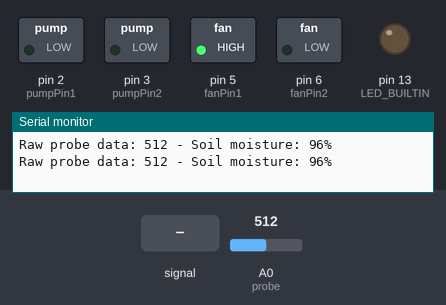
A sketch run on a simulated Arduino Uno, built with avr-gcc and run on an emulated ATmega328P. Shown: switched loads named in the sketch (green lamp = pin HIGH), output pins drawn as LEDs (lit = HIGH), the last lines printed to the serial monitor. The test bench sets the inputs (shaded band); at power-on: A0 (probe) = 512.

Above: at 1.2 s.
1.3 s: A0 (probe) fed a 200 Hz sine of ±460 counts around its level
At 3.5 s:
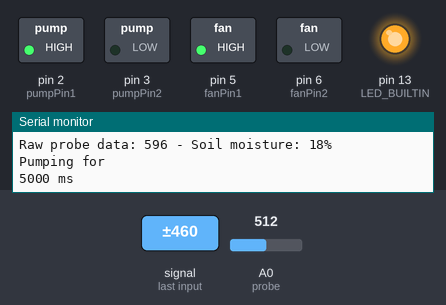
Timing chart, 0 to 9.5 s (numbered marks = the images above; inputs shaded):
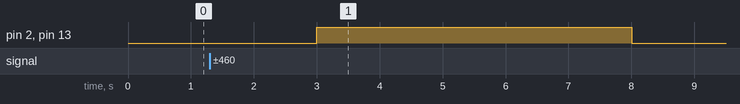

The sketch:

Watering.ino
```cpp
/*


  ██╗    ██╗ █████╗ ████████╗███████╗██████╗ ██╗███╗   ██╗ ██████╗
  ██║    ██║██╔══██╗╚══██╔══╝██╔════╝██╔══██╗██║████╗  ██║██╔════╝
  ██║ █╗ ██║███████║   ██║   █████╗  ██████╔╝██║██╔██╗ ██║██║  ███╗
  ██║███╗██║██╔══██║   ██║   ██╔══╝  ██╔══██╗██║██║╚██╗██║██║   ██║
  ╚███╔███╔╝██║  ██║   ██║   ███████╗██║  ██║██║██║ ╚████║╚██████╔╝
   ╚══╝╚══╝ ╚═╝  ╚═╝   ╚═╝   ╚══════╝╚═╝  ╚═╝╚═╝╚═╝  ╚═══╝ ╚═════╝
                                             v0.2.0 by FrostSTeeL

  WATERING is an Arduino project to water plants autonomously by
  using soil moisture sensor and a pump.
  https://github.com/FrostSTeeL/Watering

  Milisecond examples *********************************************
  12 Hours     = 43200000 ms
  6 Hours      = 21600000 ms
  1 Hour       = 3600000 ms
  30 Minutes   = 1800000 ms
  1 Minute     = 60000 ms
  30 Seconds   = 30000 ms
  15 Seconds   = 15000 ms

  Pump specs ******************************************************
  12v 30 seconds = 750ml
  12v 15 seconds = 375ml

*/
// Don't touch ****************************************************
const int probe = A0;     // Probe analog port
int probeRead;            // Probe data variable
const int pumpPin1 = 2;
const int pumpPin2 = 3;
const int fanPin1 = 5;
const int fanPin2 = 6;


// Settings *******************************************************
int soilHigh = 800;      // Dry soil reading
int soilLow = 500;       // Moist soil reading
int pumpTime = 5000;     // Miliseconds to pump
int waitTime = 1000;     // Miliseconds to wait for remeasure
int measureTime = 1000;  // Time between measurements
int moistureLvl = 20;    // Moisture level to trigger pump (0-100%)

void setup() {
  Serial.begin(9600);
  pinMode(LED_BUILTIN, OUTPUT);
  pinMode(pumpPin1, OUTPUT);
  pinMode(pumpPin2, OUTPUT);
  pinMode(fanPin1, OUTPUT);
  pinMode(fanPin2, OUTPUT);
  digitalWrite(fanPin1, HIGH); // Start the cooling fan
  digitalWrite(fanPin2, LOW);  // Start the cooling fan
}

// Main logic *****************************************************
void loop() {
  probeRead = analogRead(probe);

  // Map sensor data to %
  probeRead = map(probeRead, soilLow, soilHigh, 100, 0);

  /* Sensor data smoothing (might be useful)
    int numReads = 30;
    int senseSum = 0;
    for (int k = 0; k < numReads; k++) {
    senseSum += probeRead;
    delay(2000);
    }
    int senseAve = senseSum / numReads;
  */

  Serial.print(F("Raw probe data: "));
  Serial.print(analogRead(probe));
  Serial.print(F(" - Soil moisture: "));
  Serial.print(probeRead);
  Serial.println(F("%"));
  delay(measureTime);

  // Pump trigger
  if (probeRead < moistureLvl)
  {
    digitalWrite(LED_BUILTIN, HIGH);

    digitalWrite(pumpPin1, HIGH);
    digitalWrite(pumpPin2, LOW);

    Serial.println(F("Pumping for "));
    Serial.print(pumpTime);
    Serial.println(F(" ms"));
    delay(pumpTime);
    digitalWrite(pumpPin1, LOW);
    digitalWrite(pumpPin2, LOW);
    Serial.println(F("Stopping pump, waiting "));
    Serial.print(waitTime);
    Serial.println(F(" ms to remeasure"));
    digitalWrite(LED_BUILTIN, LOW);

    delay(waitTime);
  }
  else
  {
    digitalWrite(LED_BUILTIN, LOW);
    digitalWrite(pumpPin1, LOW);
    digitalWrite(pumpPin2, LOW);
  }
}
```

Measured:
- after the input at 1.3 s, pin 2 (pumpPin1), pin 13 (LED_BUILTIN): LOW → HIGH after 1.7 s, → LOW 5.0 s later
